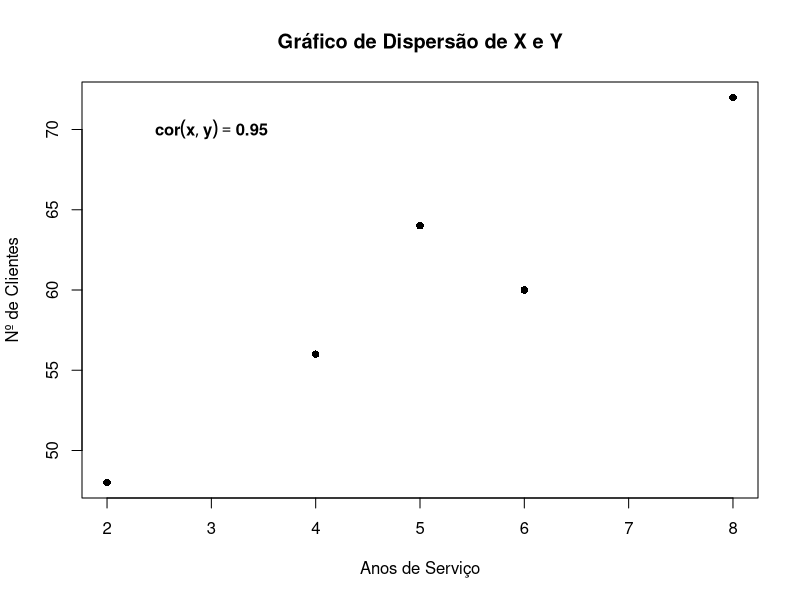
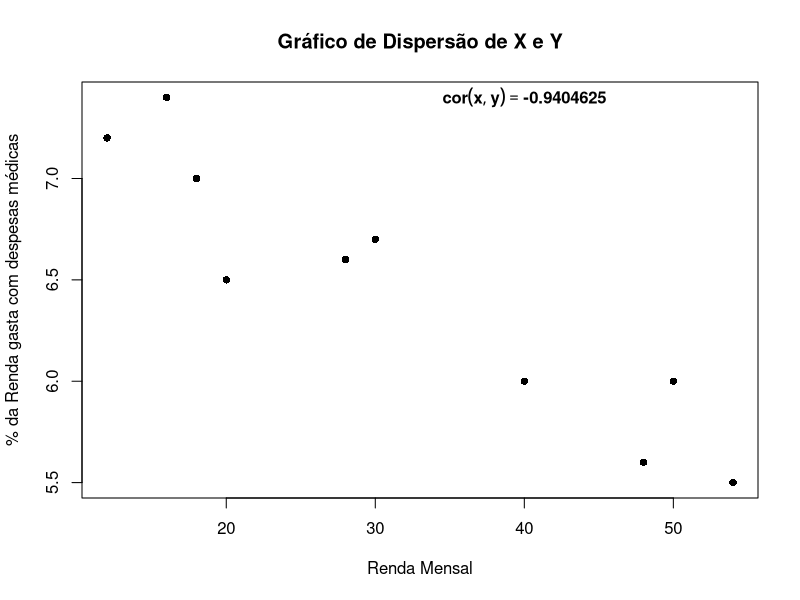
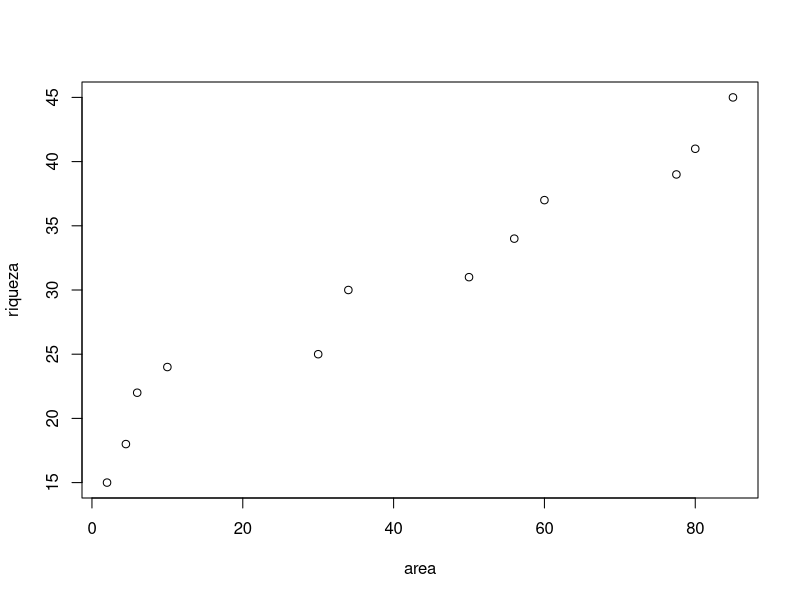
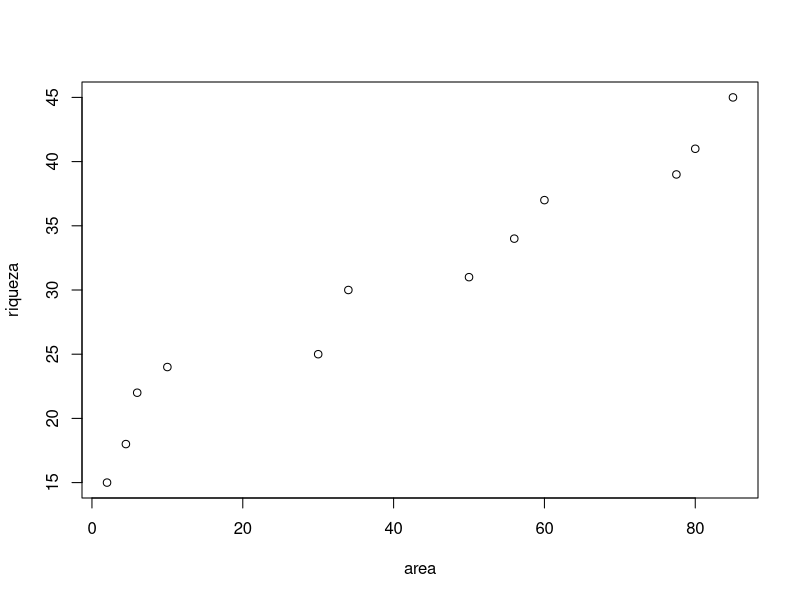
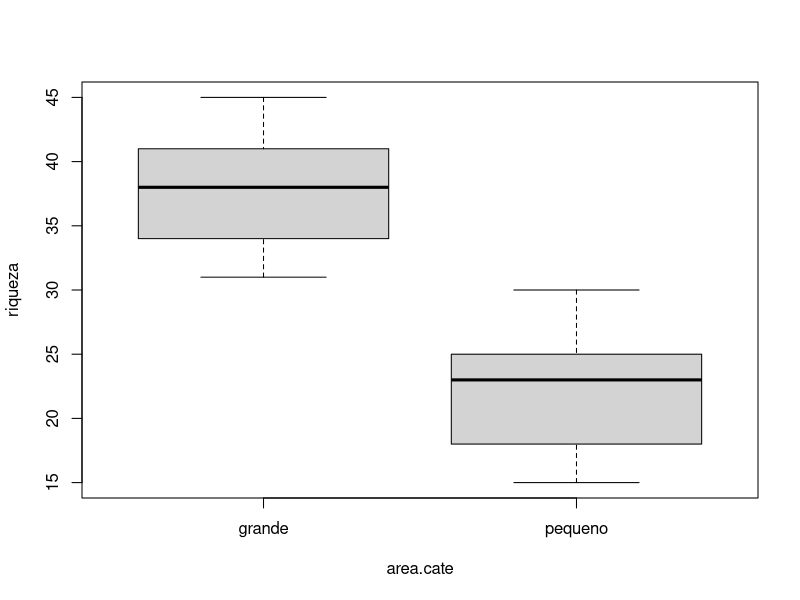
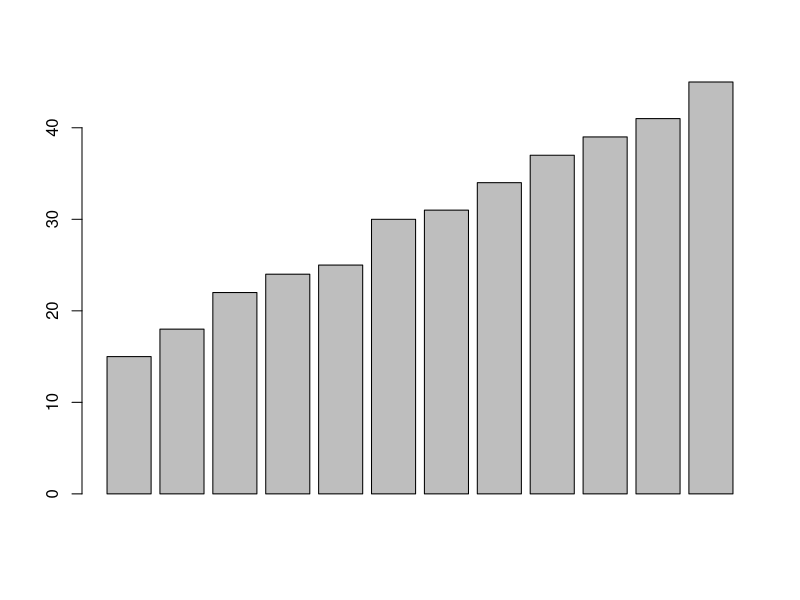
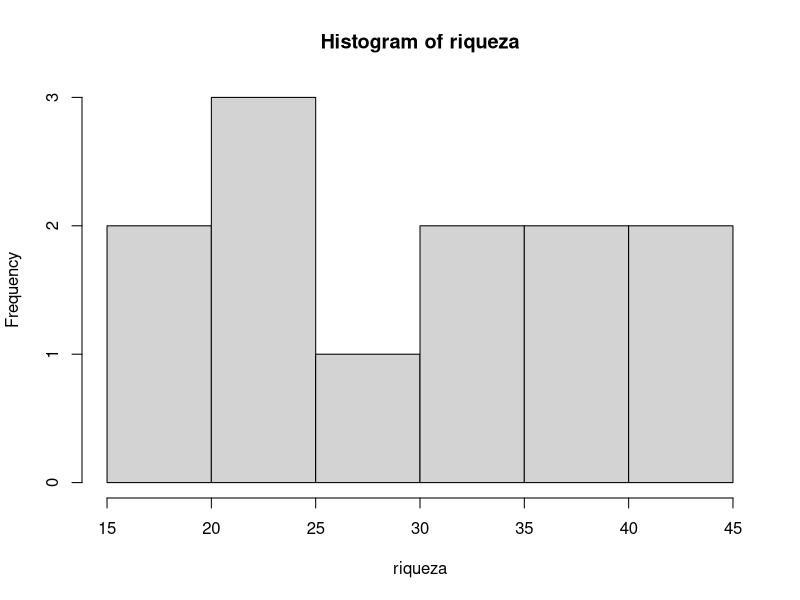
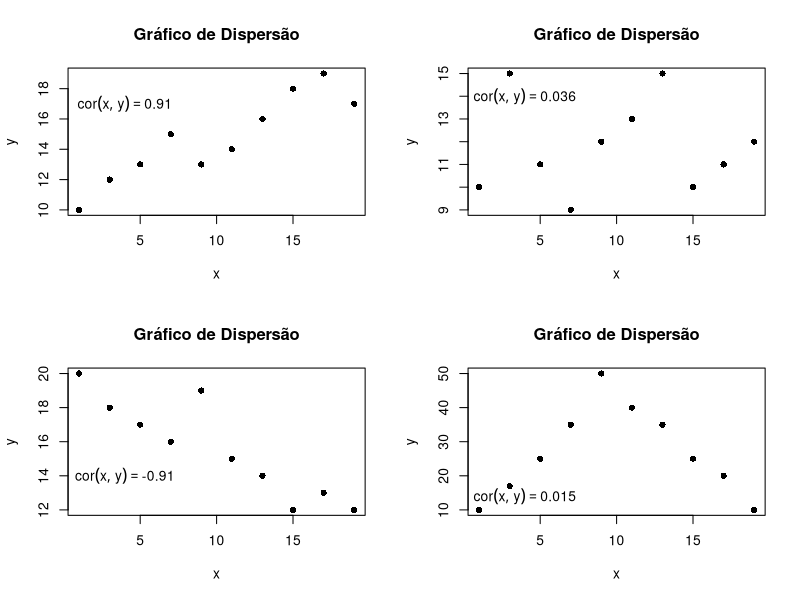

The R source for these figures, in order:
setwd("E:/Documentos/GitHub/MAF105/maf105.github.io/Aulas_MAF105/Aula3")
rm(list=ls()) #Apaga todos os objetos da memória
cat("\014") #Limpa o console
while (dev.cur()>1) dev.off() #Limpa o ambiente de gráfico

#Exemplo 1 

x <- c(2,4,5,6,8)
y <- c(48,56,64,60,72)

plot(x,y,
      main = "Gráfico de Dispersão de X e Y", 
      xlab = "Anos de Serviço",
      ylab = "Nº de Clientes",
      cex=1,
      pch=16)
corr <- format(cor(x,y))
eq <- bquote(bold(cor(x,y) == .(corr)))
text(3, 70, eq)
#Exemplo 2

x <- c(12,16,18,20,28,30,40,48,50,54)
y <- c(7.2,7.4,7,6.5,6.6,6.7,6,5.6,6,5.5)

plot(x,y,
     main = "Gráfico de Dispersão de X e Y", 
     xlab = "Renda Mensal",
     ylab = "% da Renda gasta com despesas médicas",
     cex=1,
     pch=16)
corr <- format(cor(x,y))
eq <- bquote(bold(cor(x,y) == .(corr)))
text(40, 7.4, eq)

#Exemplo 3

riqueza <- c(15,18,22,24,25,30,31,34,37,39,41,45)
area <- c(2,4.5,6,10,30,34,50,56,60,77.5,80,85)
area.cate <- rep(c("pequeno", "grande"), each=6)

plot(riqueza~area)
plot(area,riqueza) # o mesmo que o anterior
boxplot(riqueza~area.cate)
barplot(riqueza)
hist(riqueza)

par(mfrow=c(2,2))



x1 <- seq.int(1,20,by=2)
y1 <- c(10,12,13,15,13,14,16,18,19,17)
plot(x1,y1,
     main = "Gráfico de Dispersão", 
     xlab = "x",
     ylab = "y",
     cex=1,
     pch=16)
corr <- format(cor(x1,y1),digits = 2)
eq <- bquote(cor(x,y) == .(corr))
text(4, 17, eq)

x2 <- seq.int(1,20,by=2)
y2 <- c(10,15,11,9,12,13,15,10,11,12)
plot(x2,y2,
     main = "Gráfico de Dispersão", 
     xlab = "x",
     ylab = "y",
     cex=1,
     pch=16)
corr <- format(cor(x2,y2),digits = 2)
eq <- bquote(cor(x,y) == .(corr))
text(4, 14, eq)

x3 <- seq.int(1,20,by=2)
y3 <- c(20,18,17,16,19,15,14,12,13,12)
plot(x3,y3,
     main = "Gráfico de Dispersão", 
     xlab = "x",
     ylab = "y",
     cex=1,
     pch=16)
corr <- format(cor(x3,y3),digits = 2)
eq <- bquote(cor(x,y) == .(corr))
text(4, 14, eq)

x4 <- seq.int(1,20,by=2)
y4 <- c(10,17,25,35,50,40,35,25,20,10)
plot(x4,y4,
     main = "Gráfico de Dispersão", 
     xlab = "x",
     ylab = "y",
     cex=1,
     pch=16)
corr <- format(cor(x4,y4),digits = 2)
eq <- bquote(cor(x,y) == .(corr))
text(4, 14, eq)
